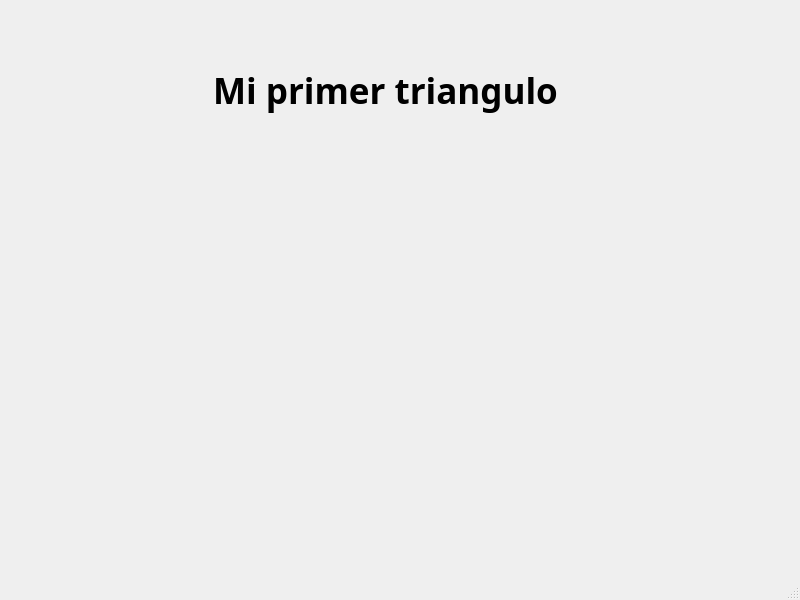
<?xml version="1.0" encoding="UTF-8"?>
<ui version="4.0">
 <class>VentanaPrincipal</class>
 <widget class="QMainWindow" name="VentanaPrincipal">
  <property name="geometry">
   <rect>
    <x>0</x>
    <y>0</y>
    <width>800</width>
    <height>600</height>
   </rect>
  </property>
  <property name="windowTitle">
   <string>VentanaPrincipal</string>
  </property>
  <widget class="QWidget" name="centralwidget">
   <widget class="QLabel" name="label">
    <property name="geometry">
     <rect>
      <x>120</x>
      <y>40</y>
      <width>531</width>
      <height>101</height>
     </rect>
    </property>
    <property name="font">
     <font>
      <family>Cascadia Code</family>
      <pointsize>36</pointsize>
      <weight>75</weight>
      <bold>true</bold>
     </font>
    </property>
    <property name="text">
     <string>&lt;html&gt;&lt;head/&gt;&lt;body&gt;&lt;p align=&quot;center&quot;&gt;&lt;span style=&quot; font-size:26pt; font-weight:600;&quot;&gt;Mi primer triangulo&lt;/span&gt;&lt;/p&gt;&lt;/body&gt;&lt;/html&gt;</string>
    </property>
   </widget>
   <widget class="QWidget" name="verticalLayoutWidget">
    <property name="geometry">
     <rect>
      <x>170</x>
      <y>180</y>
      <width>441</width>
      <height>321</height>
     </rect>
    </property>
    <layout class="QVBoxLayout" name="lienzoOpenGL"/>
   </widget>
  </widget>
  <widget class="QMenuBar" name="menubar">
   <property name="geometry">
    <rect>
     <x>0</x>
     <y>0</y>
     <width>800</width>
     <height>26</height>
    </rect>
   </property>
  </widget>
  <widget class="QStatusBar" name="statusbar"/>
 </widget>
 <resources/>
 <connections/>
</ui>
